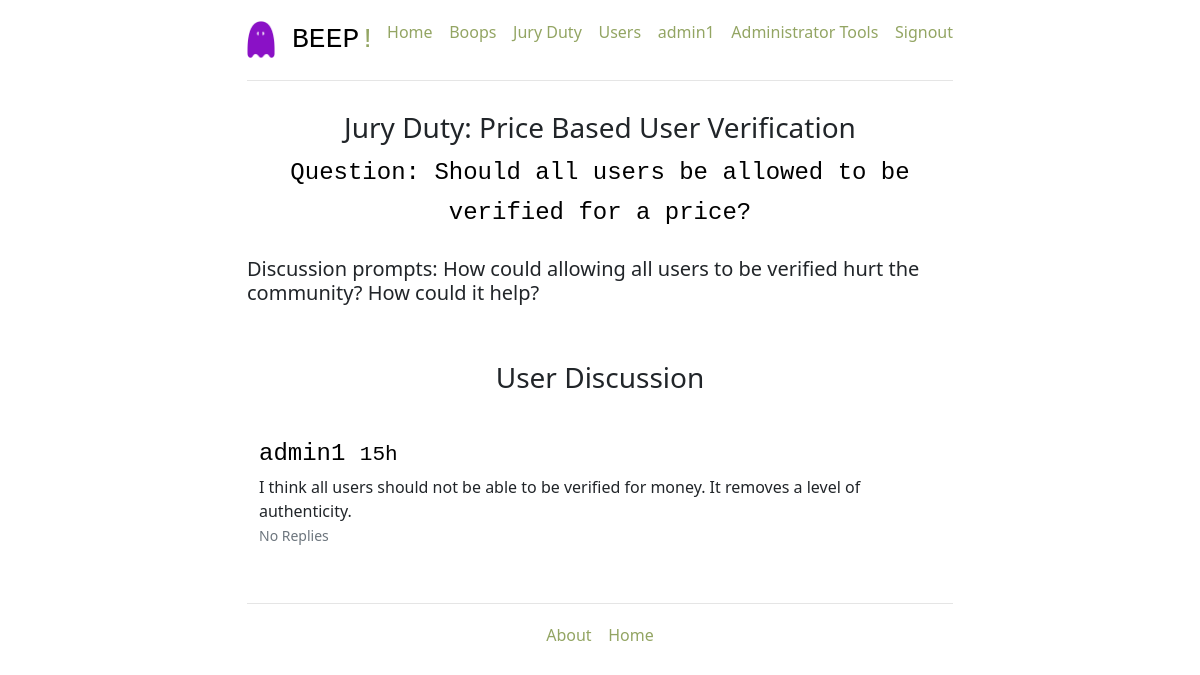
Screenshot of /view-discussion/1 (signed in) with the database file from the repository.
### project/models.py (models this page shows, shortened)
class User(db.Model):
    __tablename__ = 'users'
    id = db.Column(db.Integer, primary_key=True)
    name = db.Column(db.String, unique=True, nullable=False)
    email = db.Column(db.String, unique=True, nullable=False)
    password = db.Column(db.String, nullable=False)
    jury = db.Column(db.String, nullable=False, default=False)
    tweets = db.relationship('Tweet', back_populates='poster')
    role = db.Column(db.String, default='user')
    comments = db.relationship('Comment', back_populates='poster', passive_deletes=True)
    changes = db.relationship('Change', back_populates='poster', passive_deletes=True)
    likes = db.relationship('Like', back_populates='liker', passive_deletes=True)
    upvotes = db.relationship('Upvote', back_populates='upvoter', passive_deletes=True)
    downvotes = db.relationship('Downvote', back_populates='downvoter', passive_deletes=True)
    discussion_comments = db.relationship('Discussion_Comment', back_populates='poster')
    replies = db.relationship('Reply', back_populates='poster', passive_deletes=True)

class Issue(db.Model):
    __tablename__ = 'issues'
    id = db.Column(db.Integer, primary_key=True)
    title = db.Column(db.String, unique=True, nullable=False)
    prompt = db.Column(db.String, nullable=False)
    question = db.Column(db.String, nullable=False)
    type = db.Column(db.String, nullable=False, default=False)
    result = db.Column(db.String, default='In Progress')
    end_date = db.Column(db.DateTime, nullable=False)

class Discussion_Comment(db.Model):
    __tablename__ = 'discussion_comments'
    comment_id = db.Column(db.Integer, primary_key=True)
    user_id = db.Column(db.Integer, db.ForeignKey('users.id', ondelete="CASCADE"), nullable=False)
    comment = db.Column(db.String, nullable=False)
    posted = db.Column(db.DateTime, nullable=False)
    archived = db.Column(db.String, nullable=False, default=False)
    issue_id = db.Column(db.Integer, db.ForeignKey('issues.id', ondelete="CASCADE"), nullable=False)
    poster = db.relationship("User", back_populates="discussion_comments", passive_deletes=True)
    replies = db.relationship('Reply', back_populates='disc_comment', passive_deletes=True)
    @classmethod
    def delta_time(cls, comment_posted):
        now = datetime.datetime.now()
        td = now - comment_posted
        days = td.days
        hours = td.seconds//3600
        minutes = (td.seconds//60)%60
        if days > 0:
            return comment_posted.strftime("%d %B, %Y")
        elif hours > 0:
            return str(hours) + 'h'
        elif minutes > 0:
            return str(minutes) + 'm'
        else:
            return 'few seconds ago'

### project/users/views.py (the view)
@users_blueprint.route('/view-discussion/<issue_id>', methods=['GET'])
@login_required
@admin_required
def view_discussion(issue_id):
    if issue_id is not None:
        issue = Issue.query.filter_by(id=issue_id).first()
        discussion_comments = db.session.query(Discussion_Comment).filter_by(issue_id=issue_id)
    else:
        issue = None
    return render_template(
        'viewdiscuss.html',
        issue=issue, all_comments = discussion_comments
    )

### project/users/views.py (called while the page is built)
def login_required(test):
    @wraps(test)
    def wrap(*args, **kwargs):
        if 'logged_in' in session:
            return test(*args, **kwargs)
        else:
            flash('You need to login first')
            return (redirect(url_for('users.login')))
    return wrap

def admin_required(test):
    @wraps(test)
    def wrap(*args, **kwargs):
        if 'admin' == session.get('role'):
            return test(*args, **kwargs)
        else:
            flash('You need to be an administrator to access this page.')
            return (redirect(url_for('users.login')))
    return wrap

### project/templates/viewdiscuss.html (shortened to what this page needs)
{% extends '_base.html' %}
{% block content %}
{% if issue == None %}
<h4>The issue does not exist. Try to find a different discussion<span class = "exclamation">!</span></h4>
<br>
{% else %}
<h3 style="text-align:center"> Jury Duty: {{issue.title}} </h3>
<h4 style="text-align:center">Question: {{issue.question}} </h4>
<br>
<div id="discussionform">
<h5>Discussion prompts: {{issue.prompt}} </h5>
</div>
<br>
<br>
<div id="openfordiscuss">
<h3 style="text-align:center">User Discussion</h4>
<div class="row marketing">
    <div class="col-lg-12">
        {% for disc_comment in all_comments %}
        <div class="media">
            <div class="media-body">
                <div>
                    <div>
                        {% if disc_comment.poster.name == session.name %}
                        <div class="media-heading">
                            <h4>{{ disc_comment.poster.name }}
                                <small>{{ disc_comment.delta_time(disc_comment.posted) }} </small>
                            </h4>
                        </div>
                    </div>
                    {{ disc_comment.comment }}
                    {% endif %}
                    <br>
                    <p>
                    {% if disc_comment.replies|length > 0 %}
                    <a data-bs-toggle="collapse" href="#replies-{{disc_comment.comment_id}}" role="button">
                        <small>View {{disc_comment.replies|length}} Replies</small>
                    </a>
                    {% else %}
                    <small class="text-muted">No Replies</small>
                    {% endif %}
                    </p>
                </div>
            </div>
        </div>
        {% endfor %}
    </div>
</div>
</div>
{% endif %}
{% endblock content %}

### project/templates/_base.html (shortened to what this page needs)
<!DOCTYPE html>
<html lang="en">
<head>
  <link href="{{ url_for('static', filename='css/main.css' )}}" rel="stylesheet">
  <link href="{{ url_for('static', filename='css/bootstrap.min.css' )}}" rel="stylesheet">
  <link href="{{ url_for('static', filename='css/ie10-viewport-bug-workaround.css' )}}" rel="stylesheet">
  <link href="{{ url_for('static', filename='css/jumbotron-narrow.css' )}}" rel="stylesheet">
</head>
<body>
  <div class="container">
    <div class="header clearfix">
      <nav>
        <ul class="nav nav-pills pull-right" style="float: right;">
          {% if session.logged_in %}
          <li><a href="/">Home</a></li>&nbsp;&nbsp;&nbsp;&nbsp;
          <li><a href="/tweets/">Boops</a></li>&nbsp;&nbsp;&nbsp;&nbsp;
          {% if session.jury == '1' %}
          <li><a href="/jury">Jury Duty</a></li>&nbsp;&nbsp;&nbsp;&nbsp;
          {% endif %}
          <li><a href="{{ url_for('users.all_users') }}">Users</a></li>&nbsp;&nbsp;&nbsp;&nbsp;
          <li><a href="{{ url_for('users.followers') }}">{{ session.name }}</a></li>&nbsp;&nbsp;&nbsp;&nbsp;
          {% if session.role == 'admin' %}
          <li><a href="/admin">Administrator Tools</a></li>&nbsp;&nbsp;&nbsp;&nbsp;
          {% endif %}
          {% endif %}
          {% if not session.logged_in %}
          {% block signin_form %}{% endblock signin_form %}
          {% else %}
          <li role=" presentation"><a href="{{ url_for('users.logout') }}">Signout</a></li>
          {% endif %}
        </ul>
      </nav>
      <h3><img src="../static/img/Beep_Logo.png" alt="Beep Logo" style="width: 4%; height: auto;"> BEEP<span class="exclamation">!</span></h3>
    </div>
    {% block content %}
    {% endblock content %}
    <footer class="footer">
      <p><a href="/about">About</a>&nbsp;&nbsp;&nbsp;&nbsp;<a href="/">Home</a></p>
    </footer>
  </div>
</body>
</html>

### project/static/css/jumbotron-narrow.css (style rules this page uses)
body { padding-top: 20px; padding-bottom: 20px; }
.header, .marketing, .footer { padding-right: 15px; padding-left: 15px; }
.header { padding-bottom: 20px; border-bottom: 1px solid #e5e5e5; }
.header h3 { margin-top: 0; margin-bottom: 0; line-height: 40px; color: black; font-family: 'Courier New'; }
img { width: 50%; height: auto; }
.footer { padding-top: 19px; color: #777; border-top: 1px solid #e5e5e5; text-align: center; }
@media (min-width: 768px) { .container { max-width: 730px; } }
.marketing { margin: 40px 0; }
@media screen and (min-width: 768px) { .header, .marketing, .footer { padding-right: 0; padding-left: 0; } }
@media screen and (min-width: 768px) { .header { margin-bottom: 30px; } }
a:link { color: #93a563; background-color: transparent; text-decoration: none; }
.exclamation { color: #93a563; font-family: 'Courier New', Courier, monospace; }
h4 { margin-top: 0; margin-bottom: 0; line-height: 40px; color: black; font-family: 'Courier New'; font-size: 20; }

### rows the page displays
User: name "admin1"
Issue: title "Price Based User Verification", question "Should all users be allowed to be verified for a price?", prompt "How could allowing all users to be verified hurt the community? How could it help?"
Discussion_Comment: poster.name "admin1", delta_time "15h", comment "I think all users should not be able to be verified for money. It removes a level of authenticity."
